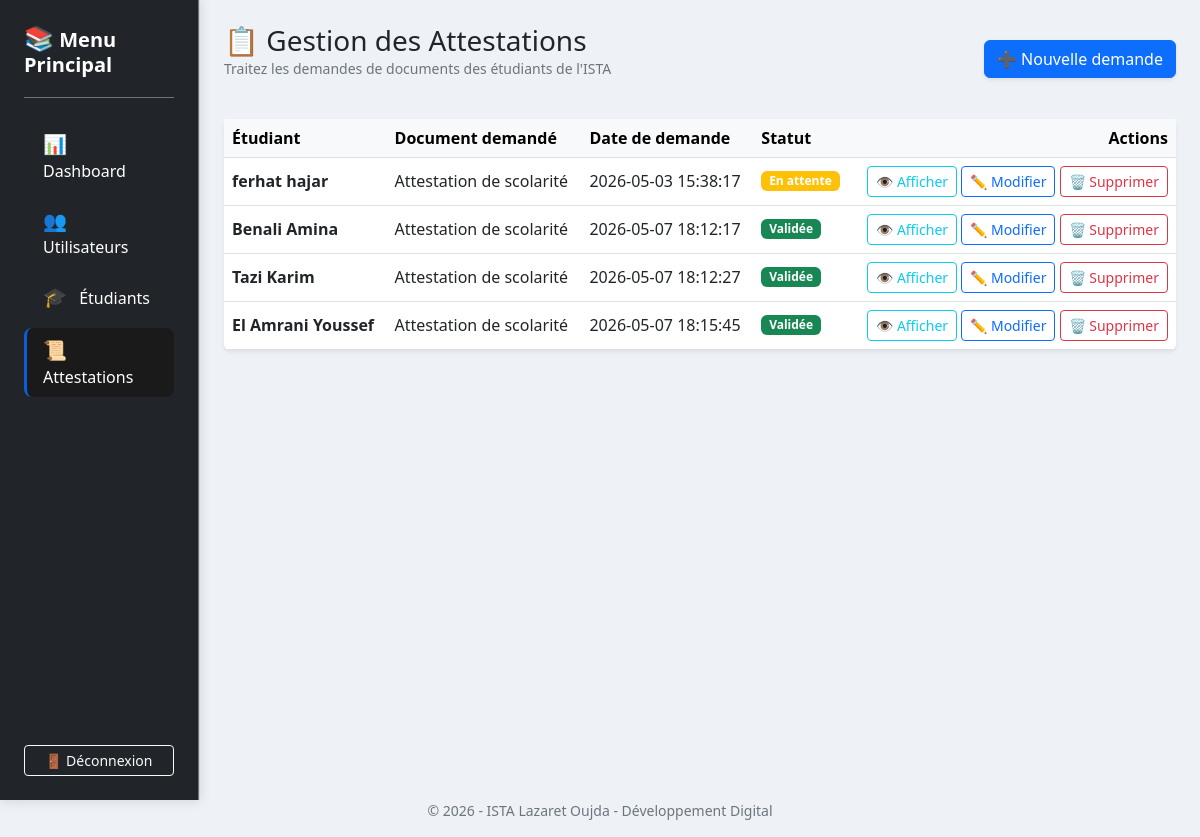
/attestations/index.php (signed in), run on the app's committed database.
### tables this page shows
CREATE TABLE `attestations` (
  `id` int(11) NOT NULL,
  `student_id` int(11) NOT NULL,
  `agent_id` int(11) NOT NULL,
  `created_at` datetime DEFAULT current_timestamp(),
  `updated_at` datetime DEFAULT current_timestamp() ON UPDATE current_timestamp(),
  `validated_at` datetime DEFAULT NULL
);

CREATE TABLE `students` (
  `id` int(11) NOT NULL,
  `firstname` varchar(100) NOT NULL,
  `lastname` varchar(100) NOT NULL,
  `date_of_birth` date NOT NULL,
  `code_student` varchar(50) NOT NULL,
  `cin` varchar(50) NOT NULL,
  `filiere` varchar(150) NOT NULL,
  `user_id` int(11) DEFAULT NULL
);

### helpers.php (called while the page is built, shortened)
<?php
    function isLoggedIn() {return isset($_SESSION['user']); }
    function currentUser() { return $_SESSION['user'] ?? null; }
    function isAgent() { return isLoggedIn() && currentUser()['role'] ==='agent'; }

### attestations/index.php (the view, shortened to what this page needs)
<?php
    include ('../helpers.php');
    $pdo = Database::getConnection();
    $stmt = $pdo->query(" SELECT a.*, s.firstname, s.lastname FROM attestations a JOIN students s ON a.student_id = s.id");
    $attestations_list = $stmt->fetchAll();
    $page_active = 'attestations';
    $path = '../';
    include('../partials/header.php');
?>
<div class="container-fluid">
    <div class="row min-vh-100">
        <div class="col-md-3 col-xl-2 px-0 bg-white border-end">
            <?php include ('../partials/sidebar.php'); ?>
        </div>
        <div class="col-md-9 col-xl-10 p-4">
            <div class="d-flex justify-content-between align-items-center mb-4">
                <div>
                    <h1 class="h3 mb-0 text-gray-800">📋 Gestion des Attestations</h1>
                    <p class="text-muted small">Traitez les demandes de documents des étudiants de l'ISTA</p>
                </div>
                <a href="create.php" class="btn btn-primary shadow-sm">➕ Nouvelle demande</a>
            </div>
            <div class="card shadow-sm border-0">
                <div class="card-body p-0">
                    <div class="table-responsive">
                        <table class="table table-hover align-middle mb-0">
                            <thead class="table-light">
                                <tr>
                                    <th>Étudiant</th>
                                    <th>Document demandé</th>
                                    <th>Date de demande</th>
                                    <th>Statut</th>
                                    <th class="text-end">Actions</th>
                                </tr>
                            </thead>
                            <tbody>
                                <?php foreach ($attestations_list as $att) : ?>
                                <tr>
                                    <td class="fw-bold text-dark">
                                        <?php echo htmlspecialchars($att['firstname'] . ' ' . $att['lastname']); ?>
                                    </td>
                                    <td><?php echo "Attestation de scolarité"; ?></td>
                                    <td><?php echo htmlspecialchars($att['created_at']); ?></td>
                                    <td><?php if(!empty($att['validated_at'])) { ?>
                                        <span class="badge bg-success">Validée</span>
                                    <?php } else { ?>
                                        <span class="badge bg-warning">En attente</span>
                                    <?php } ?></td>
                                    <td class="text-end">
                                        <a href="show.php?id=<?php echo $att['id']; ?>" class="btn btn-sm btn-outline-info">👁️ Afficher</a>
                                        <a href="edit.php?id=<?php echo $att['id']; ?>" class="btn btn-sm btn-outline-primary">✏️ Modifier</a>
                                        <a href="delete.php?id=<?php echo $att['id']; ?>" class="btn btn-sm btn-outline-danger" onclick="return confirm('Êtes-vous sûr de vouloir supprimer cette demande ?');">🗑️ Supprimer</a>
                                    </td>
                                </tr>
                                <?php endforeach; ?>
                            </tbody>
                        </table>
                    </div>
                </div>
            </div>
        </div>
    </div>
</div>
<?php include('../partials/footer.php'); ?>

### partials/header.php (shortened to what this page needs)
<!DOCTYPE html>
<html lang="en">
<head>
    <link rel="stylesheet" href="https://cdn.jsdelivr.net/npm/bootstrap@5.2.3/dist/css/bootstrap.min.css">
    <link rel="stylesheet" href="style.css">
</head>
<body>

### partials/sidebar.php (shortened to what this page needs)
<?php $currentpage = basename($_SERVER['PHP_SELF']);
    include('header.php');
?>
<div class="sidebar-container bg-dark min-vh-100 p-4 border-end border-secondary d-flex flex-column" style="box-shadow: 0 0 12px rgba(0,0,0,0.15);">
<div class="mb-4 pb-3 border-bottom border-secondary">
        <h5 class="fw-bold text-white mb-1">
            <span style="font-size: 1.5rem;">📚</span> Menu Principal
        </h5>
    </div>
    <nav class="nav flex-column gap-2">
        <?php if (isAgent()) : ?>
        <a class="nav-link px-3 py-2 rounded-3 text-white transition <?php if ($currentpage === 'dashboard.php') { echo 'active'; } else { echo 'notactive'; } ?>" href="<?php echo isset($path) ? $path : ''; ?>dashboard.php">
            <span style="font-size: 1.2rem; margin-right: 8px;">📊</span>
            <span class="fw-500">Dashboard</span>
        </a>
        <a class="nav-link px-3 py-2 rounded-3 text-white transition <?php if(isset($page_active) && $page_active === 'users') { echo 'active'; } else { echo 'notactive'; } ?>" href="<?php echo isset($path) ? $path : ''; ?>users/index.php">
            <span style="font-size: 1.2rem; margin-right: 8px;">👥</span>
            <span class="fw-500">Utilisateurs</span>
        </a>
        <a class="nav-link px-3 py-2 rounded-3 text-white transition <?php if(isset($page_active) && $page_active === 'students') { echo 'active'; } else { echo 'notactive'; } ?>" href="<?php echo isset($path) ? $path : ''; ?>students/index.php">
            <span style="font-size: 1.2rem; margin-right: 8px;">🎓</span>
            <span class="fw-500">Étudiants</span>
        </a>
        <a class="nav-link px-3 py-2 rounded-3 text-white transition <?php if(isset($page_active) && $page_active === 'attestations') { echo 'active'; } else { echo 'notactive'; } ?>" href="<?php echo isset($path) ? $path : ''; ?>attestations/index.php">
            <span style="font-size: 1.2rem; margin-right: 8px;">📜</span>
            <span class="fw-500">Attestations</span>
        </a>
        <?php endif; ?>
        </nav>
    <div class="mt-auto">
        <a href="<?php echo isset($path) ? $path : ''; ?>logout.php" class="btn btn-outline-light btn-sm w-100">
            <span>🚪 Déconnexion </span>
        </a>
    </div>
</div>

### partials/footer.php
<p class="text-center text-muted small"> © 2026 - ISTA Lazaret Oujda - Développement Digital</p>
</body>
</html>

### partials/style.css (style rules this page uses)
:root { --bs-body-bg: #eef2f7; --bs-light: #dbe2ea; --bs-white: #f8f9ff; --bs-primary: #0b5ed7; --bs-info: #198cff; --bs-warning: #c69500; --bs-success: #198754; }
body { background-color: #eef2f7; color: #212529; }
.badge.bg-success { background-color: #198754 ; }
.transition { transition: all 0.3s ease; }
.nav-link.active { background-color: #1a1a1a; border-left: 3px solid #0b5ed7; }
.fw-500 { font-weight: 500; }

### partials/activeOrNot.php (style rules this page uses)
.active { background-color: #759ada; text-decoration: none; border-left: 3px solid #0b5ed7; }
.notactive { background-color: transparent; border-left: 3px solid transparent ; }

### data on the page
attestations: student.lastname "ferhat hajar", created_at "2026-05-03 15:38:17", shows "En attente"
attestations: student.lastname "Benali Amina", created_at "2026-05-07 18:12:17", shows "Validée"
attestations: student.lastname "Tazi Karim", created_at "2026-05-07 18:12:27", shows "Validée"
attestations: student.lastname "El Amrani Youssef", created_at "2026-05-07 18:15:45", shows "Validée"
